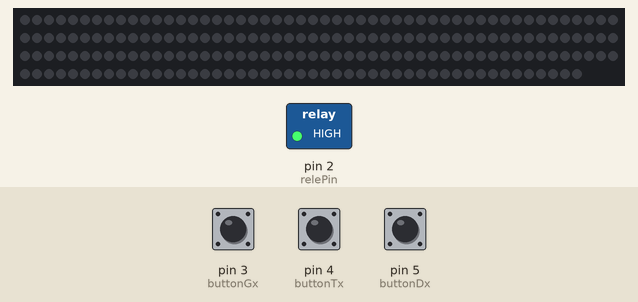
Bench run of a sketch on a simulated Arduino Uno, built with avr-gcc and run on an emulated ATmega328P. Parts: 197 RGB LEDs in strip order, left to right, continuing on the next row, switched loads named in the sketch (green lamp = pin HIGH). The inputs (shaded band) are chosen by the test bench; at power-on: pin 5 (buttonDx) HIGH, pin 3 (buttonGx) HIGH, pin 4 (buttonTx) HIGH. Dim RGB values are drawn brighter than linear; random numbers use the default seed unless the sketch sets one.

Above: at 3.2 s.
3.3 s: pin 5 (buttonDx) pulled LOW for 1 s
At 3.49 s:
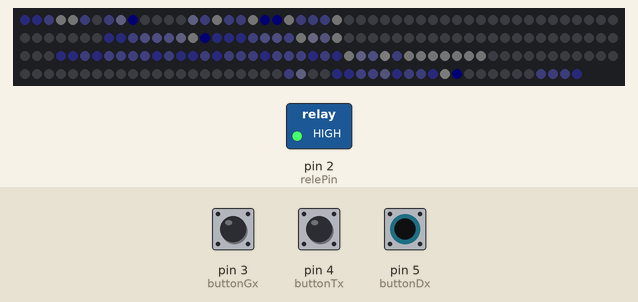
6.0 s: pin 3 (buttonGx) pulled LOW for 3.2 s
At 6.18 s:
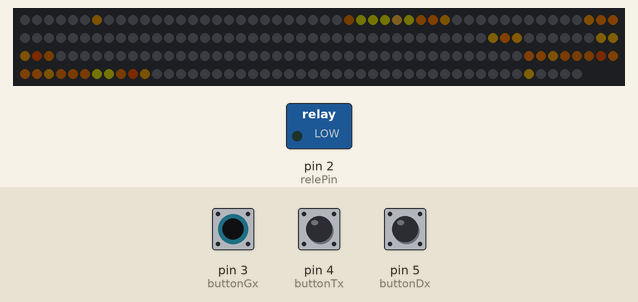
10.7 s: pin 4 (buttonTx) pulled LOW for 0.15 s
At 10.86 s:
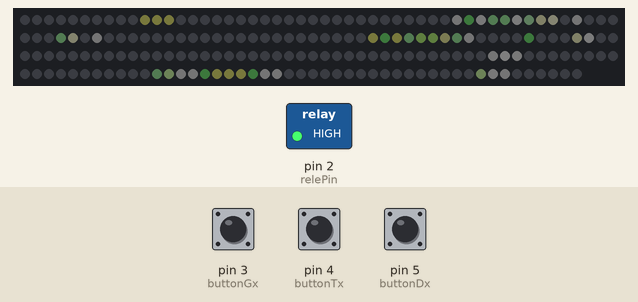
12.4 s: pin 3 (buttonGx) pulled LOW for 1 s
At 13.52 s:
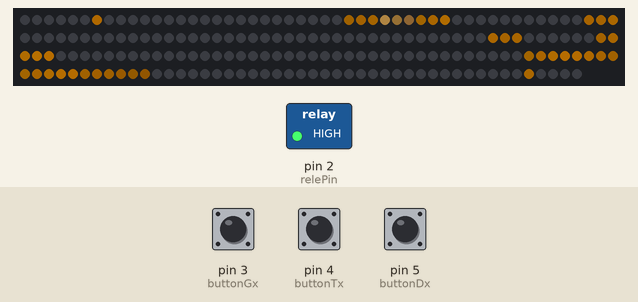
14.9 s: pin 3 (buttonGx) pulled LOW for 0.15 s
At 15.08 s:
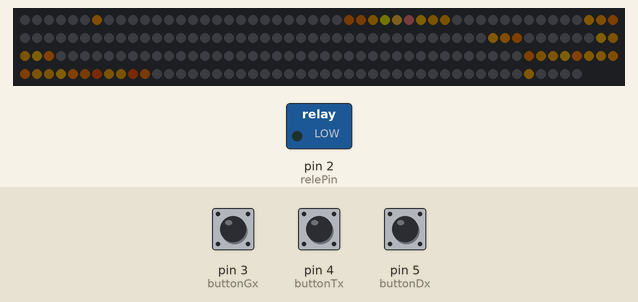
16.7 s: pin 4 (buttonTx) pulled LOW for 1 s
At 17.5 s:
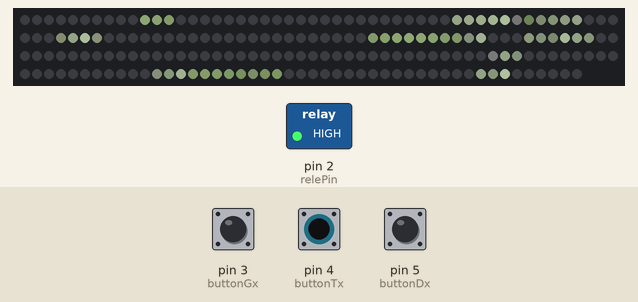
Timing chart, 0 to 19.7 s (numbered marks = the images above; inputs shaded):
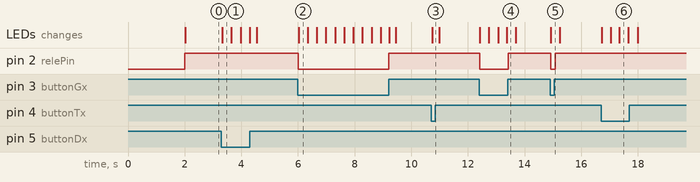

The sketch:

maqueta-interactiva.ino
```cpp
#include <FastLED.h>

//-------------------HARDWARE-----------------------------------------
#define DATA_PIN    6
#define LED_TYPE    WS2812B
#define COLOR_ORDER GRB
#define NUM_LEDS   197
#define BRIGHTNESS 96
#define FRAMES_PER_SECOND  42

//-------------------ENTRADAS-----------------------------------------
const int relePin   = 2;   // activo en bajo: LOW enciende el molino eólico
const int buttonGx  = 3;   // generación (naranja)
const int buttonTx  = 4;   // transmisión (verde)
const int buttonDx  = 5;   // distribución (lavanda)

//-------------------COLORES------------------------------------------
CRGB leds[NUM_LEDS];
CRGB naranja = CRGB(255, 154, 0);
CRGB lavanda = CRGB(96, 97, 182);
CRGB verde   = CRGB(183, 216, 148);

//-------------------ANIMACION (fluido)-------------------------------
#define TRAIL_LEN       12     // LEDs que ocupa la estela
#define AMPLITUD_ONDA   48     // brillo de la onda de fondo (0-255)
#define TEMPO_MIN      176     // respiración global lenta: 0.69x la velocidad base
#define TEMPO_MAX      255     // 1.0x
#define VEL_MIN         10     // velocidad base: px/s por cada 10 px de largo
#define VEL_MAX         20
#define RAMP_MS        250     // rampa de encendido/apagado de cada zona

//Brillo de la estela según la distancia a la cabeza.
static const uint8_t TRAIL[TRAIL_LEN] = {255, 190, 140, 102, 74, 52, 36, 24, 15, 9, 5, 2};

//-------------------COMPONENTES--------------------------------------
enum EnergySystem { Gx, Tx, Dx };
enum Direction { forward, backward };

class Component {
  public:
    int start;              // primer LED de la zona en la maqueta
    int count;              // cantidad de LEDs de la zona
    EnergySystem category;
    uint8_t brillo;         // 0..255, envolvente de encendido/apagado
    uint8_t fase;           // desfase propio, para que no vayan sincronizados

    //Rampa suave: la zona se enciende y se apaga en RAMP_MS, sin saltos.
    void subirBrillo(bool activo, uint8_t dtMs) {
      uint8_t paso = (uint8_t)((uint16_t)255 * dtMs / RAMP_MS);
      if (paso == 0) paso = 1;
      brillo = activo ? qadd8(brillo, paso) : qsub8(brillo, paso);
    }

    virtual void draw(CRGB color, uint8_t dtMs, uint8_t faseOnda, uint16_t tempo, bool activo) = 0;
    virtual void iniciar() = 0;
    virtual ~Component() {}
};

//Zona que respira: central, subestación, edificio o luminaria.
class Station : public Component {
  public:
    Station(int startAt, int pixels, EnergySystem type) {
      start = startAt;
      count = pixels;
      category = type;
      brillo = 0;
      fase = 0;
    }

    void iniciar() override {
      fase = random8();
      brillo = 0;
    }

    void draw(CRGB color, uint8_t dtMs, uint8_t faseOnda, uint16_t tempo, bool activo) override {
      subirBrillo(activo, dtMs);
      if (count <= 0) return;

      //Respiración lenta de toda la zona, compartiendo el tempo global.
      uint8_t respira = scale8(96 + (sin8((uint8_t)((faseOnda >> 2) + fase)) >> 1), tempo);
      respira = scale8(respira, brillo);

      for (int i = 0; i < count; i++) {
        //La zona queda encendida con un brillo que ondula suavemente, sin apagarse.
        uint8_t nivel = 128 + (sin8((uint8_t)(i * 32 + faseOnda + fase)) >> 1);
        nivel = scale8(nivel, respira);
        leds[start + i] = color;
        leds[start + i].nscale8_video(nivel);
      }

      if (brillo > 100 && random8() < 12) {   // destello ocasional sobre la zona
        leds[start + random16(count)] = color;
      }
    }
};

//Tramo por el que viaja un pulso: cabeza brillante, estela y onda de fondo.
//La posición vive aquí, nunca se tocan start/count: son posiciones físicas.
class PowerLine : public Component {
  private:
    uint16_t pos;                   // posición 8.8 dentro del tramo (1/256 de LED)
    uint16_t base;                  // velocidad base 8.8, en LED/s
    Direction direction;

  public:
    PowerLine(int startAt, int pixels, EnergySystem type, Direction dir) {
      start = startAt;
      count = pixels;
      category = type;
      direction = dir;
      pos = 0;
      base = 0;
      brillo = 0;
      fase = 0;
    }

    void iniciar() override {
      fase = random8();
      brillo = 0;
      pos = 0;
      base = (uint16_t)((uint32_t)count * random8(VEL_MIN, VEL_MAX) * 256UL / 10);
    }

    void draw(CRGB color, uint8_t dtMs, uint8_t faseOnda, uint16_t tempo, bool activo) override {
      subirBrillo(activo, dtMs);
      if (count <= 0) return;

      //Variación propia de velocidad (0.88x - 1.0x) y respiración global.
      uint8_t local = 224 + (sin8((uint8_t)((millis() >> 4) + fase)) >> 3);
      uint32_t vel = (uint32_t)base * tempo >> 8;
      vel = vel * local >> 8;

      //Avance en 8.8 según el tiempo real, no según cuadros.
      uint16_t span = (uint16_t)(count << 8);
      uint32_t destino = pos + vel * dtMs / 1000UL;
      if (destino >= span) {
        destino %= span;
        //Al cerrar cada vuelta se sortea una velocidad nueva para ese tramo.
        base = (uint16_t)((uint32_t)count * random8(VEL_MIN, VEL_MAX) * 256UL / 10);
      }
      pos = (uint16_t)destino;

      //Posición de la cabeza en 8.8, en el sentido de avance del tramo.
      int headFx = (direction == backward) ? ((count - 1) << 8) - (int)pos : (int)pos;
      int spanFx = count << 8;
      if (headFx < 0) headFx += spanFx;   // la cabeza da la vuelta al tramo

      //En tramos cortos la estela se comprime para que igual se note el movimiento.
      int trailSpan = (count < TRAIL_LEN) ? count : TRAIL_LEN;
      uint32_t trailRange = (uint32_t)trailSpan << 8;

      CRGB nucleo = nblend(color, CRGB::White, 96);   // corazón blanco del pulso

      for (int i = 0; i < count; i++) {
        //Distancia circular (8.8) desde la cabeza hasta este LED, siempre hacia atrás.
        int dFx = (direction == backward) ? ((i << 8) - headFx) : (headFx - (i << 8));
        if (dFx < 0) dFx += spanFx;

        //Estela suavizada: interpola la tabla para que el brillo no salte entre LEDs.
        uint8_t b = 0;
        if ((uint32_t)dFx < trailRange) {
          uint16_t idx = (uint32_t)dFx * (TRAIL_LEN - 1) * 256 / (trailRange - 1);
          uint8_t i0 = idx >> 8;
          uint8_t fr = idx & 0xFF;
          b = (i0 >= TRAIL_LEN - 1) ? TRAIL[TRAIL_LEN - 1] : lerp8by8(TRAIL[i0], TRAIL[i0 + 1], fr);
        }

        //Onda tenue de fondo, en contrafase con el sentido del tramo.
        int wavePos = (direction == backward) ? -i * 24 : i * 24;
        uint8_t onda = (sin8((uint8_t)(wavePos + faseOnda + fase)) * AMPLITUD_ONDA) >> 8;
        b = qadd8(b, onda);
        b = scale8(b, brillo);

        //Se reescribe el LED en cada cuadro: la estela no se acumula ni satura.
        leds[start + i] = (dFx < 160) ? nucleo : color;
        leds[start + i].nscale8_video(b);
      }
    }
};

//Agrupa las zonas y los tramos de una etapa. Guarda punteros a los arreglos
//globales para no copiarlos ni mutarlos.
class System {
  private:
    CRGB color;
    Station *stations;
    uint8_t stationCount;
    PowerLine *roads;
    uint8_t roadCount;

  public:
    template <size_t N, size_t M>
    System(Station (&setStations)[N], PowerLine (&setRoads)[M], CRGB setColor)
      : color(setColor),
        stations(setStations),
        stationCount(N),
        roads(setRoads),
        roadCount(M) {}

    void iniciar() {
      for (uint8_t i = 0; i < stationCount; i++) stations[i].iniciar();
      for (uint8_t i = 0; i < roadCount; i++) roads[i].iniciar();
    }

    void actualizar(bool activo, uint8_t dtMs, uint8_t faseOnda, uint16_t tempo) {
      for (uint8_t i = 0; i < stationCount; i++) stations[i].draw(color, dtMs, faseOnda, tempo, activo);
      for (uint8_t i = 0; i < roadCount; i++) roads[i].draw(color, dtMs, faseOnda, tempo, activo);
    }
};

//-------------------TRANSMISION--------------------------------------
Station txStation[] = {
  Station(10, 3, Tx),   // hydroline
  Station(79, 8, Tx),   // seBiomass
  Station(164, 8, Tx)   // seGeotherm
};

PowerLine txRoad[] = {
  PowerLine(36, 11, Tx, forward),   // aq
  PowerLine(53, 4, Tx, forward),   // pq
  PowerLine(161, 3, Tx, forward),   // gh
  PowerLine(92, 6, Tx, backward),   // qt
  PowerLine(87, 2, Tx, backward),   // qu
  PowerLine(139, 3, Tx, backward),   // hi
  PowerLine(188, 3, Tx, backward)   // lpos
};

System transmission(txStation, txRoad, verde);

//-------------------GENERACION---------------------------------------
Station gxStation[] = {
  Station(33, 3, Gx),   // eolic
  Station(27, 3, Gx),   // hidrogen
  Station(47, 3, Gx),   // biomass
  Station(6, 1, Gx),   // tidal
  Station(89, 3, Gx),   // minihydro
  Station(98, 5, Gx),   // thermo
  Station(142, 13, Gx),   // fotovoltaic
  Station(155, 6, Gx),   // geothermic
  Station(192, 2, Gx)   // netbilling
};

PowerLine gxRoad[] = {
  PowerLine(30, 3, Gx, backward)   // ab
};

System generation(gxStation, gxRoad, naranja);

//-------------------DISTRIBUCION-------------------------------------
Station dxStation[] = {
  Station(0, 1, Dx),   // car
  Station(1, 5, Dx),   // petrol
  Station(57, 6, Dx),   // town
  Station(66, 7, Dx),   // industry
  Station(176, 9, Dx),   // urban
  Station(112, 4, Dx),   // buildA
  Station(103, 8, Dx),   // buildB
  Station(116, 10, Dx),   // city
  Station(111, 1, Dx),   // lumA
  Station(126, 1, Dx),   // lumB
  Station(193, 1, Dx),   // lumC
  Station(196, 1, Dx),   // lumD
  Station(194, 2, Dx),   // tesla
  Station(17, 8, Dx)   // gnl
};

PowerLine dxRoad[] = {
  PowerLine(7, 3, Dx, forward),   // ds
  PowerLine(25, 2, Dx, forward),   // bc
  PowerLine(172, 4, Dx, forward),   // fh
  PowerLine(13, 4, Dx, backward),   // cs
  PowerLine(63, 3, Dx, backward),   // oq
  PowerLine(73, 6, Dx, backward),   // qr
  PowerLine(127, 12, Dx, backward),   // hr
  PowerLine(185, 3, Dx, backward)   // fpos
};

System distribution(dxStation, dxRoad, lavanda);

//-------------------CUADRO-------------------------------------------
uint32_t Timer = 0;

void setup() {
  delay(2000);
  FastLED.addLeds<LED_TYPE, DATA_PIN, COLOR_ORDER>(leds, NUM_LEDS).setCorrection(TypicalLEDStrip);
  FastLED.setBrightness(BRIGHTNESS);

  pinMode(buttonGx, INPUT_PULLUP);
  pinMode(buttonTx, INPUT_PULLUP);
  pinMode(buttonDx, INPUT_PULLUP);
  pinMode(relePin, OUTPUT);
  digitalWrite(relePin, HIGH);   // molino apagado al arrancar

  //Fases y velocidades distintas en cada arranque.
  randomSeed(analogRead(A0));
  generation.iniciar();
  transmission.iniciar();
  distribution.iniciar();
}

void loop() {
  uint32_t ahora = millis();
  uint32_t delta = ahora - Timer;
  if (delta < (1000UL / FRAMES_PER_SECOND)) return;
  Timer = ahora;
  if (delta > 100) delta = 100;          // tras un atasco no se salta media animación

  bool generacion = (digitalRead(buttonGx) == LOW);
  bool transmision = (digitalRead(buttonTx) == LOW);
  bool distribucion = (digitalRead(buttonDx) == LOW);

  uint8_t dt = (uint8_t)delta;
  uint8_t faseOnda = (uint8_t)(ahora >> 3);            // onda viajera (~2 s por ciclo)
  uint16_t tempo = beatsin8(5, TEMPO_MIN, TEMPO_MAX);  // respiración global (~12 s)

  generation.actualizar(generacion, dt, faseOnda, tempo);
  transmission.actualizar(transmision, dt, faseOnda, tempo);
  distribution.actualizar(distribucion, dt, faseOnda, tempo);

  //El relé solo depende del botón de generación.
  digitalWrite(relePin, generacion ? LOW : HIGH);

  FastLED.show();
}
```

Measured:
- after the input at 3.3 s, the LEDs: change at once (image 1)
- after the input at 6.0 s, pin 2 (relePin): HIGH → LOW at once, → HIGH 3.2 s later; the LEDs: change at once (image 2)
- after the input at 10.7 s, the LEDs: change at once (image 3)
- after the input at 12.4 s, pin 2 (relePin): HIGH → LOW at once, → HIGH 1.0 s later; the LEDs: first change at once (image 4 shows a later state)
- after the input at 14.9 s, pin 2 (relePin): HIGH → LOW at once, → HIGH 0.16 s later; the LEDs: change at once (image 5)
- after the input at 16.7 s, the LEDs: first change at once (image 6 shows a later state)
